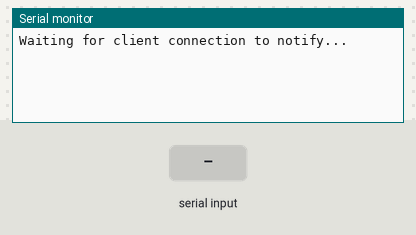
Simulated run of this sketch. Board: ESP32. Parts: the last lines printed to the serial monitor. The test bench sets the inputs (shaded band). Nothing arrives over Bluetooth unless stated; a phone connects over Bluetooth LE 3 s after start.

Above: at 1.2 s.
1.3 s: "1\n" received over Serial
At 2.5 s:
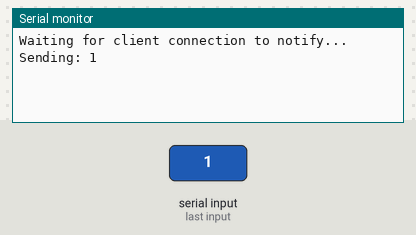
2.8 s: "0\n" received over Serial
At 3.6 s:
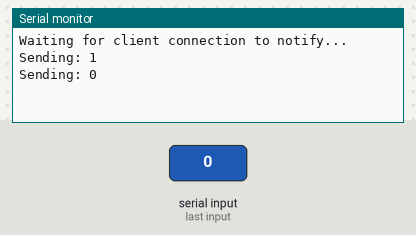
4.3 s: "2\n" received over Serial
At 4.7 s:
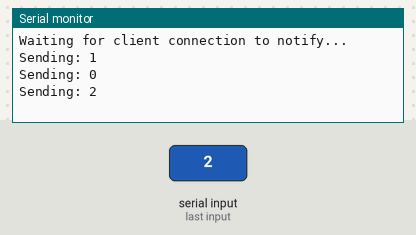

The sketch:

Sender_D2_1.ino
```cpp
#include <BLEDevice.h>
#include <BLEServer.h>
#include <BLEUtils.h>
#include <BLE2902.h>

BLEServer* pServer;
BLECharacteristic* pCharacteristic;

#define SERVICE_UUID        "6E400001-B5A3-F393-E0A9-E50E24DCCA9E"
#define CHARACTERISTIC_UUID "6E400002-B5A3-F393-E0A9-E50E24DCCA9E"

void setup() {
  Serial.begin(115200);

  BLEDevice::init("ESP32 BLE");
  pServer = BLEDevice::createServer();
  BLEService *pService = pServer->createService(SERVICE_UUID);
  pCharacteristic = pService->createCharacteristic(
                      CHARACTERISTIC_UUID,
                      BLECharacteristic::PROPERTY_NOTIFY |
                      BLECharacteristic::PROPERTY_READ
                    );
  pCharacteristic->addDescriptor(new BLE2902());

  pService->start();
  // Make the ESP32 discoverable by advertising the service
  pServer->getAdvertising()->start();
  Serial.println("Waiting for client connection to notify...");
}

void loop() {
  if (Serial.available()) {
    // There's data coming from the serial monitor
    String value = Serial.readStringUntil('\n'); // Read the input until newline
    value.trim(); // Trim any whitespace

    if (value.length() > 0) {
      // Only proceed if the string is not empty
      Serial.println("Sending: " + value); // Echo back to Serial Monitor
      pCharacteristic->setValue(value.c_str());
      pCharacteristic->notify();
    }
  }
  delay(10); // Small delay to be responsive but use less CPU
}
```

Measured:
- after the input at 1.3 s, the serial monitor: prints a new line at once (image 1)
- after the input at 2.8 s, the serial monitor: prints a new line at once (image 2)
- after the input at 4.3 s, the serial monitor: prints a new line at once (image 3)
